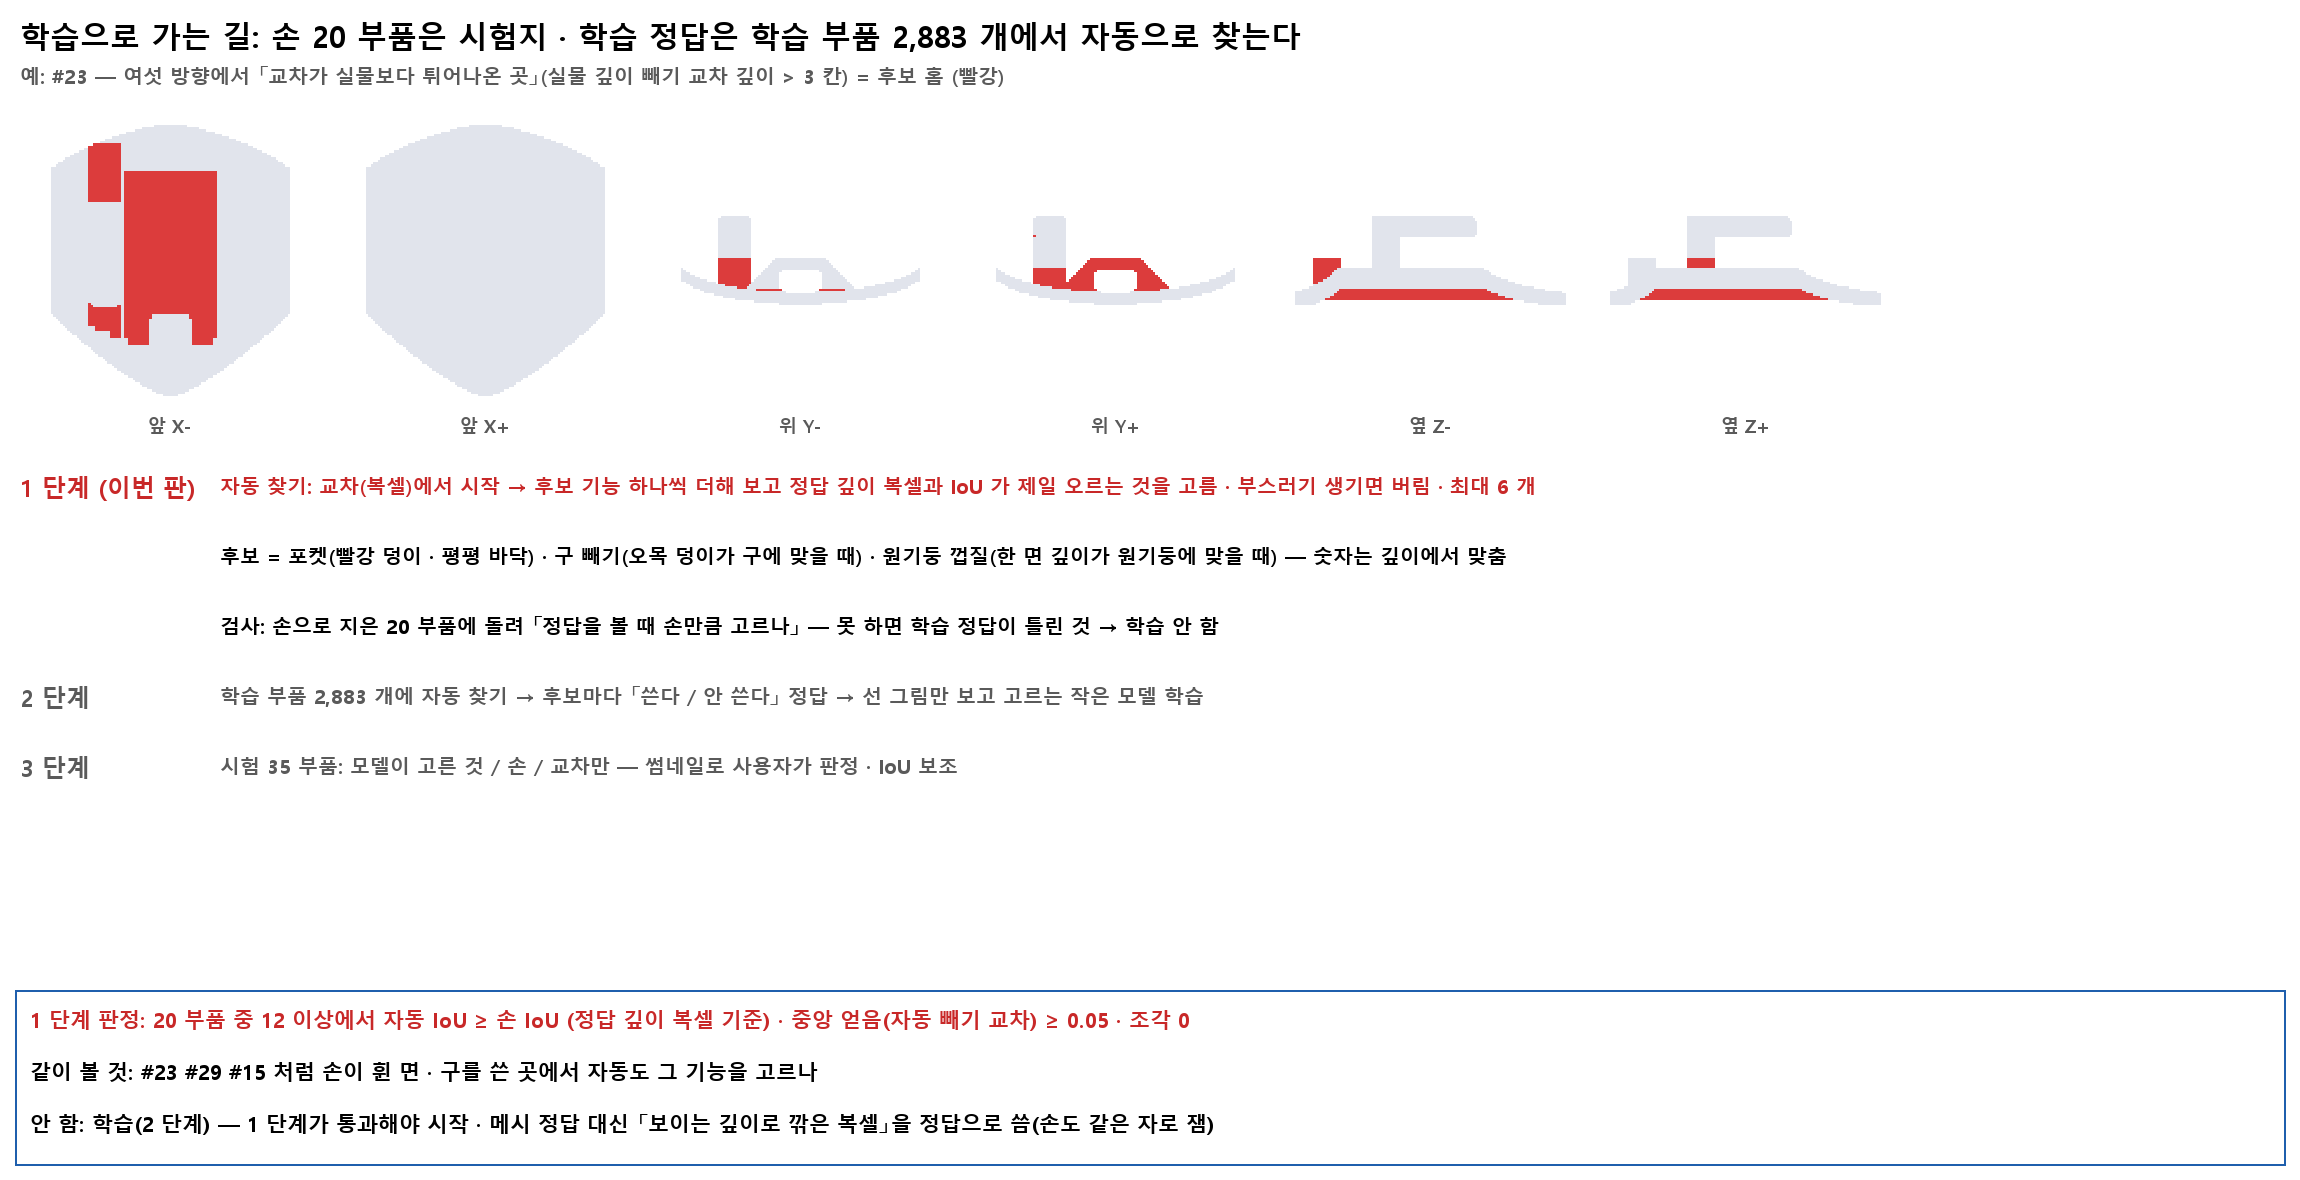

Python code for this plot:
# 기능0 학습 흐름도 — 자동 정답 찾기 → 학습 → 시험 · 1 단계(찾기 맞춤 검사)만 이번 판 · 10-11
import os, numpy as np, cv2
from PIL import Image, ImageDraw, ImageFont
import 탐색 as T
H = os.path.dirname(os.path.abspath(__file__)); F = lambda n: ImageFont.truetype("C:/Windows/Fonts/malgunbd.ttf", n)
x = T.X_("시험")[23].astype(np.float32); S = x[0] > .5; D, Dh = x[3], x[2]
im = Image.new("RGB", (2300, 1180), "white"); d = ImageDraw.Draw(im)
d.text((20, 15), "학습으로 가는 길: 손 20 부품은 시험지 · 학습 정답은 학습 부품 2,883 개에서 자동으로 찾는다", font=F(30), fill="black")
d.text((20, 62), "예: #23 — 여섯 방향에서 「교차가 실물보다 튀어나온 곳」(실물 깊이 빼기 교차 깊이 > 3 칸) = 후보 홈 (빨강)", font=F(20), fill=(90, 90, 90))
for k in range(6):
    a = np.full((128, 128, 3), 255, np.uint8); a[S[k]] = (225, 228, 236); a[S[k] & (D[k] - Dh[k] > 3 / 128)] = (220, 60, 60)
    im.paste(Image.fromarray(cv2.resize(a, (300, 300), interpolation=cv2.INTER_NEAREST)), (20 + k * 315, 110))
    d.text((20 + k * 315 + 150, 425), ("앞 X-", "앞 X+", "위 Y-", "위 Y+", "옆 Z-", "옆 Z+")[k], font=F(18), fill=(90, 90, 90), anchor="mm")
단 = [("1 단계 (이번 판)", "자동 찾기: 교차(복셀)에서 시작 → 후보 기능 하나씩 더해 보고 정답 깊이 복셀과 IoU 가 제일 오르는 것을 고름 · 부스러기 생기면 버림 · 최대 6 개", (200, 40, 40)),
      ("", "후보 = 포켓(빨강 덩이 · 평평 바닥) · 구 빼기(오목 덩이가 구에 맞을 때) · 원기둥 껍질(한 면 깊이가 원기둥에 맞을 때) — 숫자는 깊이에서 맞춤", "black"),
      ("", "검사: 손으로 지은 20 부품에 돌려 「정답을 볼 때 손만큼 고르나」 — 못 하면 학습 정답이 틀린 것 → 학습 안 함", "black"),
      ("2 단계", "학습 부품 2,883 개에 자동 찾기 → 후보마다 「쓴다 / 안 쓴다」 정답 → 선 그림만 보고 고르는 작은 모델 학습", (90, 90, 90)),
      ("3 단계", "시험 35 부품: 모델이 고른 것 / 손 / 교차만 — 썸네일로 사용자가 판정 · IoU 보조", (90, 90, 90))]
for q, (h, t, c) in enumerate(단):
    y = 470 + q * 70
    if h: d.text((20, y), h, font=F(24), fill=c)
    d.text((220, y + 2), t, font=F(20), fill=c)
y = im.height - 190; d.rectangle((15, y, im.width - 15, im.height - 15), outline=(31, 95, 173), width=2)
for q, t in enumerate(["1 단계 판정: 20 부품 중 12 이상에서 자동 IoU ≥ 손 IoU (정답 깊이 복셀 기준) · 중앙 얻음(자동 빼기 교차) ≥ 0.05 · 조각 0",
                       "같이 볼 것: #23 #29 #15 처럼 손이 휜 면 · 구를 쓴 곳에서 자동도 그 기능을 고르나",
                       "안 함: 학습(2 단계) — 1 단계가 통과해야 시작 · 메시 정답 대신 「보이는 깊이로 깎은 복셀」을 정답으로 씀(손도 같은 자로 잼)"]):
    d.text((30, y + 15 + q * 52), t, font=F(21), fill=(200, 40, 40) if q == 0 else "black")
im.save(os.path.join(H, "흐름5.png")); print("ok")
